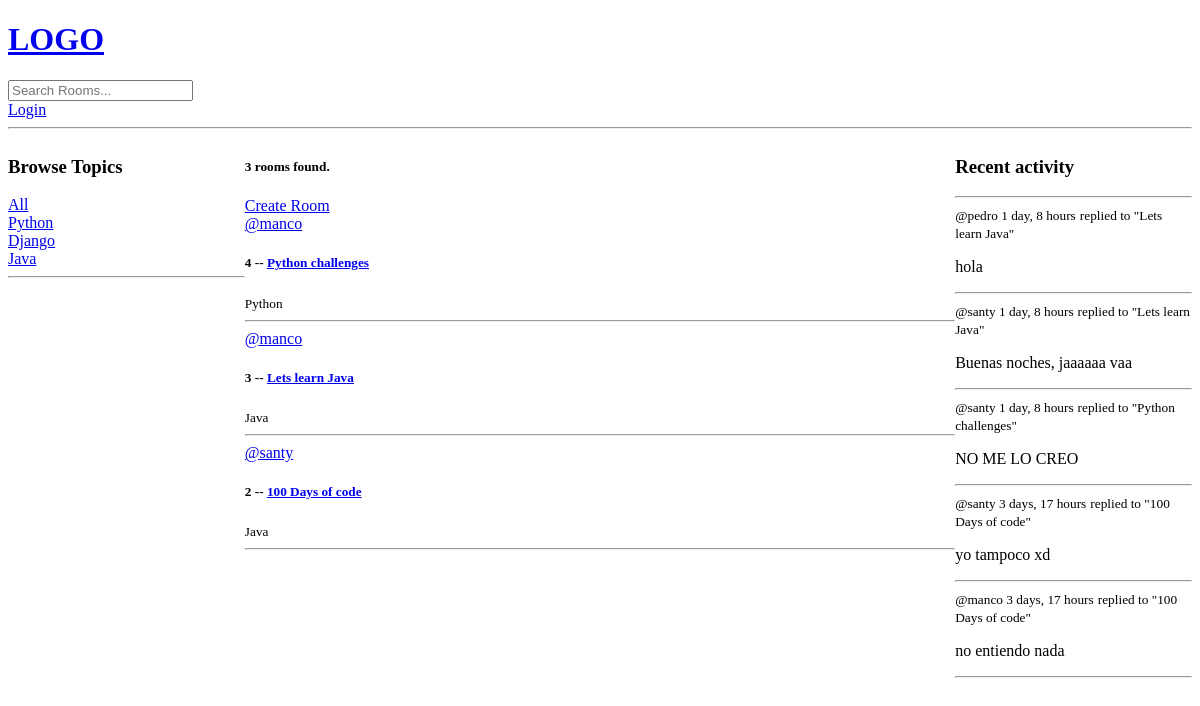
Before: / with the older database file.
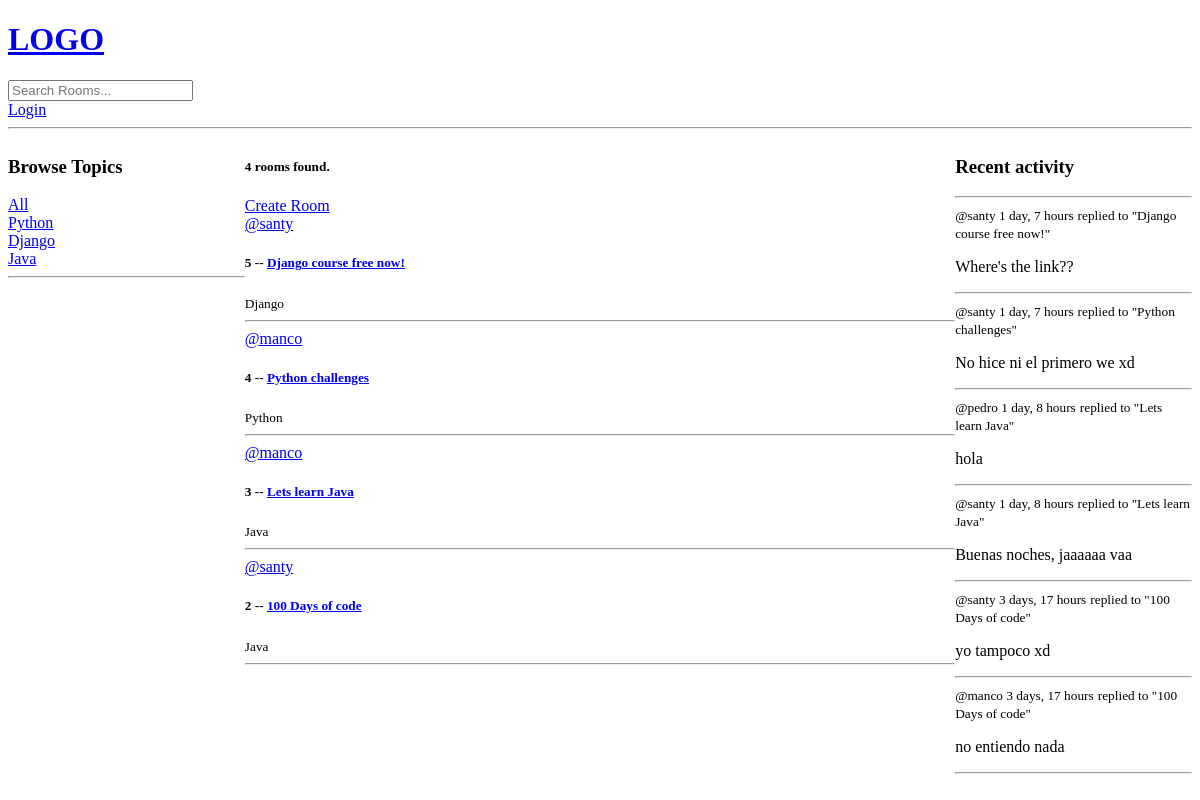
After: the same page with the newer database file.
### base/models.py (models this page shows, shortened)
class Topic(models.Model):
    name = models.CharField(max_length=200)

class Room(models.Model):
    host = models.ForeignKey(User, on_delete=models.SET_NULL, null=True)
    topic = models.ForeignKey(Topic, on_delete=models.SET_NULL, null=True)
    name = models.CharField(max_length=200)
    description = models.TextField(null=True, blank=True)
    participants = models.ManyToManyField(User, related_name='participants', blank=True)
    updated = models.DateTimeField(auto_now=True)
    created = models.DateTimeField(auto_now_add=True)
    class Meta:
        ordering = ['-updated', '-created']
    def __str__(self):
        return self.name

class Message(models.Model):
    user = models.ForeignKey(User, on_delete=models.CASCADE)
    room = models.ForeignKey(Room, on_delete=models.CASCADE)
    body = models.TextField()
    updated = models.DateTimeField(auto_now=True)
    created = models.DateTimeField(auto_now_add=True)
    class Meta:
        ordering = ['-created']
    def __str__(self):
        return self.body[0:50]

### base/views.py (the view)
# urls.py: path('', views.home, name="home"),
def home(request):
    q = request.GET.get('q') if request.GET.get('q') is not None else ''
    rooms = Room.objects.filter(
        Q(topic__name__icontains=q) |
        Q(name__icontains=q) |
        Q(description__icontains=q)
    )
    topics = Topic.objects.all()
    rooms_count = rooms.count()
    room_messages = Message.objects.filter(Q(room__topic__name__icontains=q))
    context = {'rooms': rooms, 'topics': topics, 'rooms_count': rooms_count,
               'room_messages': room_messages}
    return render(request, 'base/home.html', context)

### base/templates/base/home.html (shortened to what this page needs)
{% extends 'main.html' %}
{% block content %}
    <div class="home-container">
        <div>
            {% include 'base/topics_component.html' %}
        </div>
        <div>
            <h5>{{ rooms_count }} rooms found.</h5>
            <a href="{% url 'create-room' %}">Create Room</a>
            <div>
                <div>
                    {% include 'base/feed_component.html' %}
                </div>
            </div>
        </div>
        <div>
            {% include 'base/activity_component.html' %}
        </div>
    </div>
{% endblock content %}

### base/templates/base/topics_component.html
<h3>Browse Topics</h3>
<a href="{% url 'home' %}">All</a>
{% for topic in topics %}
    <div>
        <a href="{% url 'home' %}?q={{ topic.name }}">{{ topic.name }}</a>
    </div>
{% endfor %}
<hr>

### base/templates/base/feed_component.html (shortened to what this page needs)
<div>
    {% for room in rooms %}
        <div>
            <a href="{% url 'user-profile' room.host.id %}">@{{ room.host.username }}</a>
            <h5>{{ room.id }} -- <a href="{% url 'room' room.id %}">{{ room.name }}</a></h5>
            <small>{{ room.topic.name }}</small>
            <hr>
        </div>
    {% endfor %}
</div>

### base/templates/base/activity_component.html (shortened to what this page needs)
<h3>Recent activity</h3>
<hr>
{% for message in room_messages %}
    <div>
        <small>@{{ message.user }} {{ message.created|timesince }}</small>
        <small>replied to "{{ message.room }}"</small>
        <p>{{ message }}</p>
        <hr>
    </div>
{% endfor %}

Changed rows visible on the page:
removed Message: user "santy", created "1 day, 8 hours", room "Python challenges", body "NO ME LO CREO"
added Room: host.username "santy", id "5", name "Django course free now!", topic.name "Django"
added Message: user "santy", created "1 day, 7 hours", room "Django course free now!", body "Where's the link??"
added Message: user "santy", created "1 day, 7 hours", room "Python challenges", body "No hice ni el primero we xd"
Other visible differences:
{{ rooms_count }}: "3" → "4"
